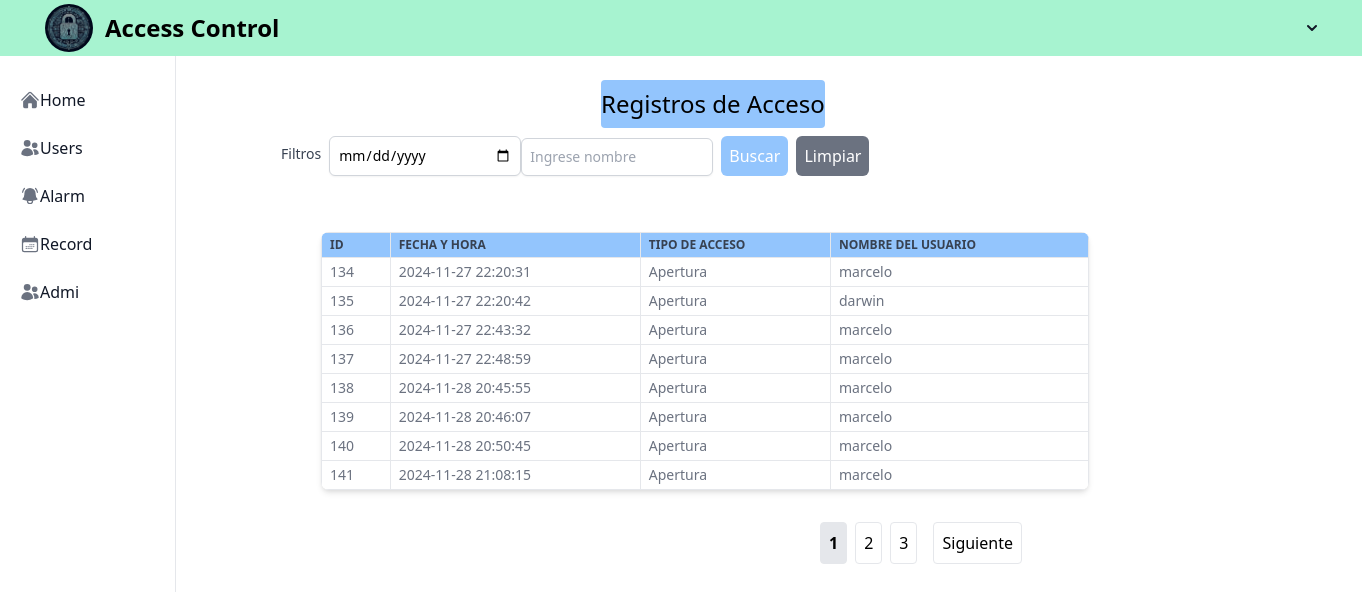
The page /pages/historial.php (signed in) on the database its author committed.
### tables this page shows
CREATE TABLE `acceso_de_user` (
  `id` int(11) NOT NULL,
  `idUsuario` int(11) NOT NULL,
  `fecha_hora` timestamp NOT NULL DEFAULT current_timestamp(),
  `tipo_acceso` enum('Apertura','cierre') NOT NULL
);

CREATE TABLE `usuarios` (
  `idUsuario` int(11) NOT NULL,
  `nombre` varchar(30) NOT NULL,
  `huella_digital` int(11) NOT NULL DEFAULT 0,
  `cedula` int(20) DEFAULT NULL,
  `celular` int(20) DEFAULT NULL
);

### controllers/uniodefiltros.php (called while the page is built, shortened)
<?php
$fecha_filtro = isset($_GET['fecha']) ? $_GET['fecha'] : '';
$nombre_filtro = isset($_GET['nombre']) ? $_GET['nombre'] : '';
$sql_base = "SELECT acceso_de_user.id, acceso_de_user.fecha_hora, acceso_de_user.tipo_acceso, usuarios.nombre
        FROM acceso_de_user
        JOIN usuarios ON acceso_de_user.idUsuario = usuarios.idUsuario";
$total_resultados_sql = "SELECT COUNT(*) AS total FROM ($sql_base) AS subquery";
$total_resultados_result = $conexion->query($total_resultados_sql);
$total_resultados = $total_resultados_result->fetch_assoc()['total'];
$total_paginas = ceil($total_resultados / $resultados_por_pagina);
$sql = $sql_base . " LIMIT $resultados_por_pagina OFFSET $offset";
$resultado = $conexion->query($sql);
?>

### controllers/busqueda.php (called while the page is built, shortened)
<?php
$resultados_por_pagina = 8;
$pagina_actual = isset($_GET['pagina']) ? (int)$_GET['pagina'] : 1;
$offset = ($pagina_actual - 1) * $resultados_por_pagina;

### pages/historial.php (the view, shortened to what this page needs)
<!DOCTYPE html>
<html lang="en">
<head>
    <?php require_once('../container/Link.php') ?>
    <link href="https://cdn.jsdelivr.net/npm/tailwindcss@2.2.19/dist/tailwind.min.css" rel="stylesheet">
</head>
<body>
    <?php require_once('../container/Navar.php') ?>
    <?php
    require_once('../config/db.php');
    require_once('../controllers/busqueda.php');
    require_once('../controllers/uniodefiltros.php');
    ?>
    <div class="container  mx-auto mt-20 relative -right-60" ">
    <h1 class=" text-2xl text-center bg-blue-300 inline-block mx-auto py-2 rounded ml-80">Registros de Acceso</h1>
        <div class="mb-4 flex justify-start items-end space-x-4">
            <form method="GET" class="flex items-end ">
                <label for="fecha" class="h-8 text-sm font-medium text-gray-700 mr-2">Filtros</label>
                <input type="date" id="fecha" name="fecha" value="<?= htmlspecialchars($fecha_filtro) ?>" class="mt-1 p-2 block w-48 border border-gray-300 rounded-md shadow-sm focus:ring-indigo-500 focus:border-indigo-500 sm:text-sm">
                <input type="text" id="nombre" name="nombre" value="<?= htmlspecialchars($nombre_filtro) ?>" class="mt-1 p-2 block w-48 border border-gray-300 rounded-md shadow-sm focus:ring-indigo-500 focus:border-indigo-500 sm:text-sm" placeholder="Ingrese nombre">
                <button type="submit" class="mt-2 p-2 bg-blue-300 text-white rounded-md ml-2">Buscar</button>
                <button type="button" id="limpiar" class="mt-2 p-2 bg-gray-500 text-white rounded-md ml-2">Limpiar</button>
            </form>
        </div>
        <div class="overflow-x-auto ">
            <table class="w-full md:w-3/5 lg:w-4xl text-sm text-left rtl:text-right text-gray-500 dark:text-gray-400 bg-white shadow-md rounded-lg overflow-hidden m-4  mt-10 ml-10">
                <thead class="text-xs text-gray-700 uppercase bg-blue-300 text-white">
                    <tr>
                        <th class="border px-2 py-1 text-left">ID</th>
                        <th class="border px-2 py-1 text-left">Fecha y Hora</th>
                        <th class="border px-2 py-1 text-left">Tipo de Acceso</th>
                        <th class="border px-2 py-1 text-left">Nombre del Usuario</th>
                    </tr>
                </thead>
                <tbody>
                    <?php if ($resultado->num_rows > 0) : ?>
                        <?php while ($fila = $resultado->fetch_assoc()) : ?>
                            <tr>
                                <td class="border px-2 py-1"><?= htmlspecialchars($fila["id"]) ?></td>
                                <td class="border px-2 py-1"><?= htmlspecialchars($fila["fecha_hora"]) ?></td>
                                <td class="border px-2 py-1"><?= htmlspecialchars($fila["tipo_acceso"]) ?></td>
                                <td class="border px-2 py-1"><?= htmlspecialchars($fila["nombre"]) ?></td>
                            </tr>
                        <?php endwhile; ?>
                    <?php else : ?>
                        <tr>
                            <td colspan="4" class="border px-2 py-1 text-center">No hay resultados</td>
                        </tr>
                    <?php endif; ?>
                </tbody>
            </table>
        </div>
        <div class="mt-4 flex justify-center">
            <?php for ($i = 1; $i <= $total_paginas; $i++) : ?>
                <?php if ($i == $pagina_actual) : ?>
                    <strong class="mr-2 p-2 border rounded bg-gray-200"><?= $i ?></strong>
                <?php else : ?>
                    <a href="?pagina=<?= $i ?>&fecha=<?= htmlspecialchars($fecha_filtro) ?>&nombre=<?= htmlspecialchars($nombre_filtro) ?>" class="mr-2 p-2 border rounded"><?= $i ?></a>
                <?php endif; ?>
            <?php endfor; ?>
            <?php if ($pagina_actual < $total_paginas) : ?>
                <a href="?pagina=<?= $pagina_actual + 1 ?>&fecha=<?= htmlspecialchars($fecha_filtro) ?>&nombre=<?= htmlspecialchars($nombre_filtro) ?>" class="ml-2 p-2 border rounded">Siguiente</a>
            <?php endif; ?>
        </div>
    </div>
</body>
</html>

### container/Link.php (shortened to what this page needs)
<link rel="stylesheet" href="https://cdnjs.cloudflare.com/ajax/libs/font-awesome/6.5.1/css/all.min.css">
<link rel="stylesheet" href="https://cdn.jsdelivr.net/npm/tailwindcss@2.2.19/dist/tailwind.min.css">
<link rel="stylesheet" href="https://cdnjs.cloudflare.com/ajax/libs/animate.css/4.1.1/animate.min.css">

### container/Navar.php (shortened to what this page needs)
<nav class="bg-green-200 border-green-200 dark:bg-gray-900 fixed top-0 left-0 w-full z-50">
  <div class="max-w-screen-xl flex flex-wrap items-center justify-between mx-auto p-1">
    <a href="" class="flex items-center space-x-3 rtl:space-x-reverse">
      <img src="../img/huella2.PNG" class="h-12 w-12 rounded-full" alt="Logo" />
      <span class="self-center text-2xl font-semibold whitespace-nowrap dark:text-white">Access Control</span>
    </a>
    <div class="hidden w-full md:block md:w-auto" id="navbar-default">
      <ul class="font-medium flex flex-col p-4 md:p-0 mt-4 border border-green-200 rounded-lg bg-green-200 md:flex-row md:space-x-8 rtl:space-x-reverse md:mt-0 md:border-0 md:bg-green-200 dark:bg-gray-800 md:dark:bg-gray-900 dark:border-gray-700">
        <li>
          <button id="dropdownNavbarLink" data-dropdown-toggle="dropdownNavbar" class="flex items-center justify-between w-full py-2 px-3 text-gray-900 rounded hover:bg-gray-100 md:hover:bg-transparent md:border-0 md:hover:text-blue-700 md:p-0 md:w-auto dark:text-white md:dark:hover:text-blue-500 dark:focus:text-white dark:border-gray-700 dark:hover:bg-gray-700 md:dark:hover:bg-transparent">
            <svg class="w-2.5 h-2.5 ms-2.5" aria-hidden="true" xmlns="http://www.w3.org/2000/svg" fill="none" viewBox="0 0 10 6">
              <path stroke="currentColor" stroke-linecap="round" stroke-linejoin="round" stroke-width="2" d="m1 1 4 4 4-4" />
            </svg></button>
        </li>
    </div>
  </div>
</nav>
<aside id="logo-sidebar" class="fixed top-0 left-0 z-20 w-44 h-screen pt-20 transition-transform -translate-x-full bg-white border-r border-gray-200 sm:translate-x-0 dark:bg-gray-800 dark:border-gray-700" aria-label="Sidebar">
  <div class="h-full px-3 pb-4 overflow-y-auto dark:bg-gray-900 bg-white dark:bg-gray-800">
    <ul class="space-y-2 font-medium">
      <li>
        <a a href="../pages/panel.php" class="flex items-center p-2 text-gray-900 rounded-lg dark:text-white hover:bg-gray-100 dark:hover:bg-gray-700 group">
          <path stroke-linecap="round" stroke-linejoin="round" d="m2.25 12 8.954-8.955c.44-.439 1.152-.439 1.591 0L21.75 12M4.5 9.75v10.125c0 .621.504 1.125 1.125 1.125H9.75v-4.875c0-.621.504-1.125 1.125-1.125h2.25c.621 0 1.125.504 1.125 1.125V21h4.125c.621 0 1.125-.504 1.125-1.125V9.75M8.25 21h8.25" />
          <path d="M16.975 11H10V4.025a1 1 0 0 0-1.066-.998 8.5 8.5 0 1 0 9.039 9.039.999.999 0 0 0-1-1.066h.002Z" />
          <path d="M12.5 0c-.157 0-.311.01-.565.027A1 1 0 0 0 11 1.02V10h8.975a1 1 0 0 0 1-.935c.013-.188.028-.374.028-.565A8.51 8.51 0 0 0 12.5 0Z" />
          <span class="ms-3">Home</span>
        </a>
      </li>
      <li>
        <a href="../pages/usuarios.php" class="flex items-center p-2 text-gray-900 rounded-lg dark:text-white hover:bg-gray-100 dark:hover:bg-gray-700 group">
          <path d="M6.143 0H1.857A1.857 1.857 0 0 0 0 1.857v4.286C0 7.169.831 8 1.857 8h4.286A1.857 1.857 0 0 0 8 6.143V1.857A1.857 1.857 0 0 0 6.143 0Zm10 0h-4.286A1.857 1.857 0 0 0 10 1.857v4.286C10 7.169 10.831 8 11.857 8h4.286A1.857 1.857 0 0 0 18 6.143V1.857A1.857 1.857 0 0 0 16.143 0Zm-10 10H1.857A1.857 1.857 0 0 0 0 11.857v4.286C0 17.169.831 18 1.857 18h4.286A1.857 1.857 0 0 0 8 16.143v-4.286A1.857 1.857 0 0 0 6.143 10Zm10 0h-4.286A1.857 1.857 0 0 0 10 11.857v4.286c0 1.026.831 1.857 1.857 1.857h4.286A1.857 1.857 0 0 0 18 16.143v-4.286A1.857 1.857 0 0 0 16.143 10Z" />
          <span class="flex-1 ms-3 whitespace-nowrap">Users</span>
        </a>
      </li>
      <li>
        <a href="../pages/alarma.php" class="flex items-center p-2 text-gray-900 rounded-lg dark:text-white hover:bg-gray-100 dark:hover:bg-gray-700 group">
          <path d="m17.418 3.623-.018-.008a6.713 6.713 0 0 0-2.4-.569V2h1a1 1 0 1 0 0-2h-2a1 1 0 0 0-1 1v2H9.89A6.977 6.977 0 0 1 12 8v5h-2V8A5 5 0 1 0 0 8v6a1 1 0 0 0 1 1h8v4a1 1 0 0 0 1 1h2a1 1 0 0 0 1-1v-4h6a1 1 0 0 0 1-1V8a5 5 0 0 0-2.582-4.377ZM6 12H4a1 1 0 0 1 0-2h2a1 1 0 0 1 0 2Z" />
          <span class="flex-1 ms-3 whitespace-nowrap">Alarm</span>
        </a>
      </li>
      <li>
        <a href="../pages/historial.php" class="flex items-center p-2 text-gray-900 rounded-lg dark:text-white hover:bg-gray-100 dark:hover:bg-gray-700 group">
          <path d="M14 2a3.963 3.963 0 0 0-1.4.267 6.439 6.439 0 0 1-1.331 6.638A4 4 0 1 0 14 2Zm1 9h-1.264A6.957 6.957 0 0 1 15 15v2a2.97 2.97 0 0 1-.184 1H19a1 1 0 0 0 1-1v-1a5.006 5.006 0 0 0-5-5ZM6.5 9a4.5 4.5 0 1 0 0-9 4.5 4.5 0 0 0 0 9ZM8 10H5a5.006 5.006 0 0 0-5 5v2a1 1 0 0 0 1 1h11a1 1 0 0 0 1-1v-2a5.006 5.006 0 0 0-5-5Z" />
          <span class="flex-1 ms-3 whitespace-nowrap">Record</span>
        </a>
      </li>
      <li>
        <a href="../pages/admi.php" class="flex items-center p-2 text-gray-900 rounded-lg dark:text-white hover:bg-gray-100 dark:hover:bg-gray-700 group">
          <path d="M6.143 0H1.857A1.857 1.857 0 0 0 0 1.857v4.286C0 7.169.831 8 1.857 8h4.286A1.857 1.857 0 0 0 8 6.143V1.857A1.857 1.857 0 0 0 6.143 0Zm10 0h-4.286A1.857 1.857 0 0 0 10 1.857v4.286C10 7.169 10.831 8 11.857 8h4.286A1.857 1.857 0 0 0 18 6.143V1.857A1.857 1.857 0 0 0 16.143 0Zm-10 10H1.857A1.857 1.857 0 0 0 0 11.857v4.286C0 17.169.831 18 1.857 18h4.286A1.857 1.857 0 0 0 8 16.143v-4.286A1.857 1.857 0 0 0 6.143 10Zm10 0h-4.286A1.857 1.857 0 0 0 10 11.857v4.286c0 1.026.831 1.857 1.857 1.857h4.286A1.857 1.857 0 0 0 18 16.143v-4.286A1.857 1.857 0 0 0 16.143 10Z" />
          <span class="flex-1 ms-3 whitespace-nowrap">Admi</span>
        </a>
      </li>
    </ul>
  </div>
</aside>

### rows shown on the page
acceso_de_user: id "134", fecha_hora "2024-11-27 22:20:31", tipo_acceso "Apertura", idUsuario.nombre "marcelo"
acceso_de_user: id "135", fecha_hora "2024-11-27 22:20:42", tipo_acceso "Apertura", idUsuario.nombre "darwin"
acceso_de_user: id "136", fecha_hora "2024-11-27 22:43:32", tipo_acceso "Apertura", idUsuario.nombre "marcelo"
acceso_de_user: id "137", fecha_hora "2024-11-27 22:48:59", tipo_acceso "Apertura", idUsuario.nombre "marcelo"
acceso_de_user: id "138", fecha_hora "2024-11-28 20:45:55", tipo_acceso "Apertura", idUsuario.nombre "marcelo"
acceso_de_user: id "139", fecha_hora "2024-11-28 20:46:07", tipo_acceso "Apertura", idUsuario.nombre "marcelo"
acceso_de_user: id "140", fecha_hora "2024-11-28 20:50:45", tipo_acceso "Apertura", idUsuario.nombre "marcelo"
acceso_de_user: id "141", fecha_hora "2024-11-28 21:08:15", tipo_acceso "Apertura", idUsuario.nombre "marcelo"
